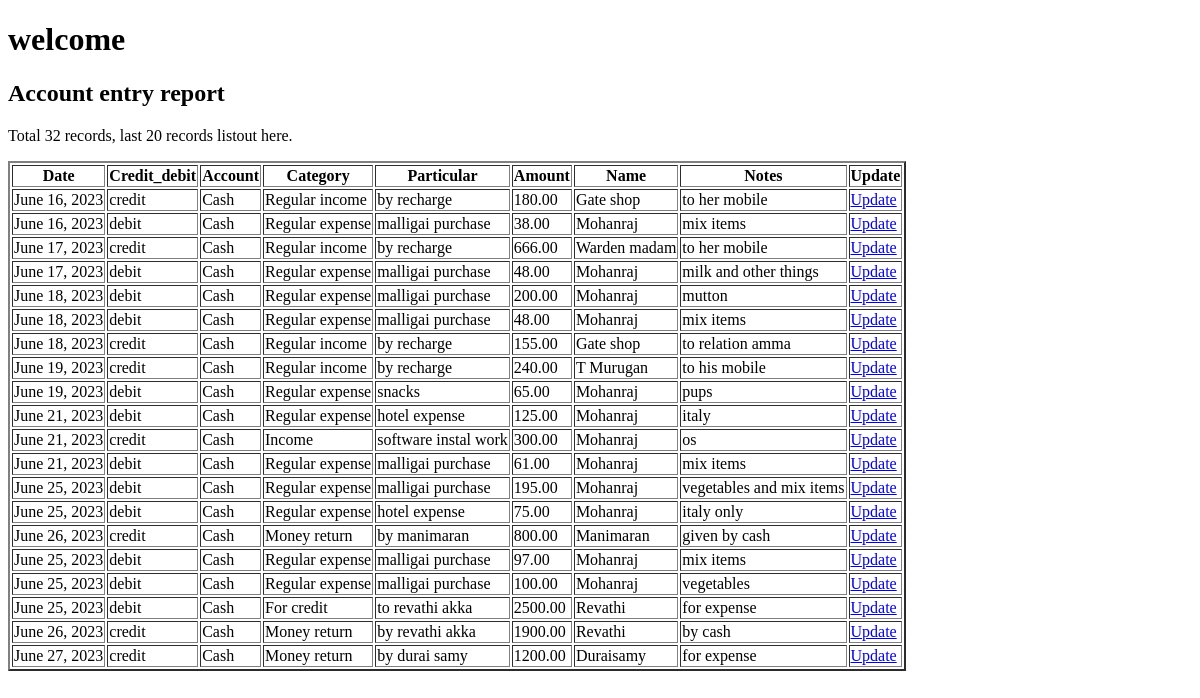
Before: /account_entry_report/ with the older database file.
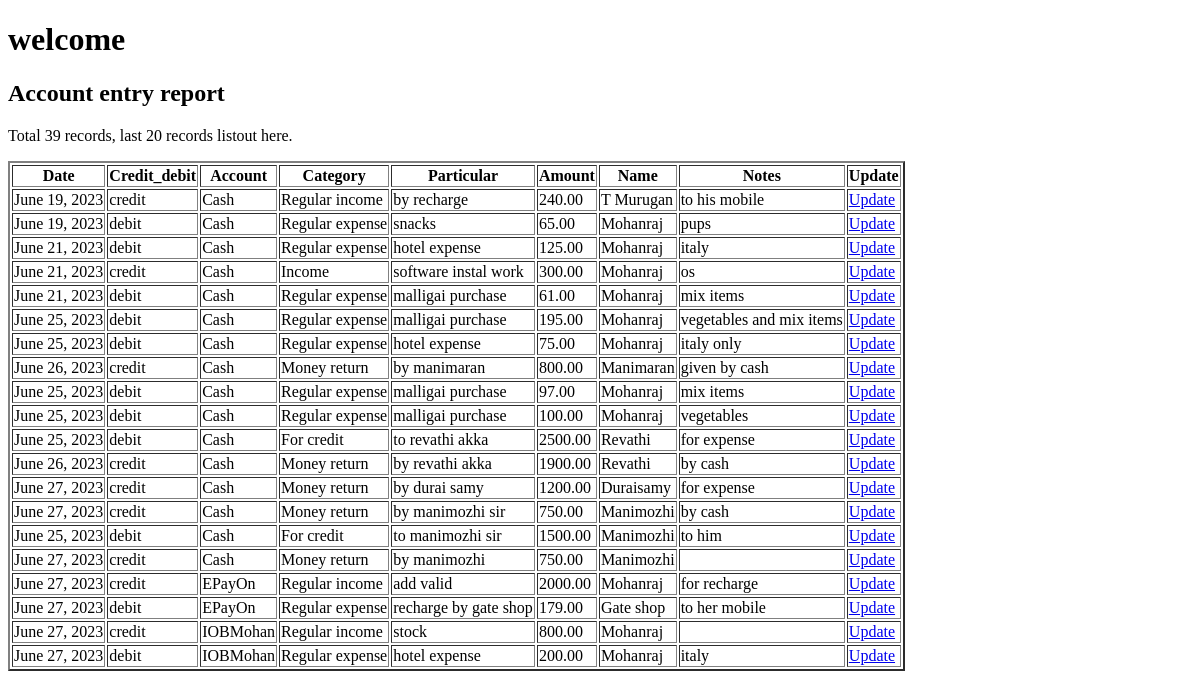
After: the same page with the newer database file.
### account_entry/models.py (models this page shows)
class account_database(models.Model):
    date = models.DateField()
    credit_debit = models.CharField(max_length=50)
    category = models.CharField(max_length=200)
    account = models.CharField(max_length=200)
    particular = models.CharField(max_length=200)
    name = models.CharField(max_length=200)
    amount = models.DecimalField(max_digits=10, decimal_places=2,default=0)
    notes = models.CharField(max_length=200, blank=True)

### account_entry/views.py (the view)
# urls.py: path('account_entry_report/', views.account_entry_report),
def account_entry_report(request):
    count = 0
    account_listCount = account_database.objects.all().values()
    for coun in account_listCount:
        count = count + 1
    account_list = account_database.objects.all().values()[count-20:]
    context = {"account": account_list, "coun": count}
    return render(request, "accountEntryDatabase.html", context)

### account_entry/templates/accountEntryDatabase.html (shortened to what this page needs)
<!DOCTYPE html>
<html>
<head>
</head>
<body>
<h1>welcome</h1>
<h2>Account entry report</h2>
<p>Total {{ coun }} records, last 20 records listout here.</p>
<table border= "2pt">
<tr>
<th>Date</th>
<th>Credit_debit</th>
<th>Account</th>
<th>Category</th>
<th>Particular</th>
<th>Amount</th>
<th>Name</th>
<th>Notes</th>
<th>Update</th>
</tr>
{% for x in account %}
<tr>
<td>{{ x.date }}</td>
<td>{{ x.credit_debit }}</td>
<td>{{ x.account }}</td>
<td>{{ x.category }}</td>
<td>{{ x.particular }}</td>
<td>{{ x.amount }}</td>
<td>{{ x.name}}</td>
<td>{{ x.notes }}</td>
<td><a href="daily_account_entry_update/{{ x.id }}">Update</a></td>
</tr>
{% endfor %}
</table>
</body>
</html>

Changed rows visible on the page:
no longer on this page (row unchanged): account_database: date "June 16, 2023", credit_debit "credit", account "Cash", category "Regular income", particular "by recharge", amount "180.00", name "Gate shop", notes "to her mobile"
no longer on this page (row unchanged): account_database: date "June 16, 2023", credit_debit "debit", account "Cash", category "Regular expense", particular "malligai purchase", amount "38.00", name "Mohanraj", notes "mix items"
no longer on this page (row unchanged): account_database: date "June 17, 2023", credit_debit "credit", account "Cash", category "Regular income", particular "by recharge", amount "666.00", name "Warden madam", notes "to her mobile"
no longer on this page (row unchanged): account_database: date "June 17, 2023", credit_debit "debit", account "Cash", category "Regular expense", particular "malligai purchase", amount "48.00", name "Mohanraj", notes "milk and other things"
no longer on this page (row unchanged): account_database: date "June 18, 2023", credit_debit "debit", account "Cash", category "Regular expense", particular "malligai purchase", amount "200.00", name "Mohanraj", notes "mutton"
no longer on this page (row unchanged): account_database: date "June 18, 2023", credit_debit "debit", account "Cash", category "Regular expense", particular "malligai purchase", amount "48.00", name "Mohanraj", notes "mix items"
no longer on this page (row unchanged): account_database: date "June 18, 2023", credit_debit "credit", account "Cash", category "Regular income", particular "by recharge", amount "155.00", name "Gate shop", notes "to relation amma"
added account_database: date "June 27, 2023", credit_debit "credit", account "Cash", category "Money return", particular "by manimozhi sir", amount "750.00", name "Manimozhi", notes "by cash"
added account_database: date "June 25, 2023", credit_debit "debit", account "Cash", category "For credit", particular "to manimozhi sir", amount "1500.00", name "Manimozhi", notes "to him"
added account_database: date "June 27, 2023", credit_debit "credit", account "Cash", category "Money return", particular "by manimozhi", amount "750.00", name "Manimozhi"
added account_database: date "June 27, 2023", credit_debit "credit", account "EPayOn", category "Regular income", particular "add valid", amount "2000.00", name "Mohanraj", notes "for recharge"
added account_database: date "June 27, 2023", credit_debit "debit", account "EPayOn", category "Regular expense", particular "recharge by gate shop", amount "179.00", name "Gate shop", notes "to her mobile"
added account_database: date "June 27, 2023", credit_debit "credit", account "IOBMohan", category "Regular income", particular "stock", amount "800.00", name "Mohanraj"
added account_database: date "June 27, 2023", credit_debit "debit", account "IOBMohan", category "Regular expense", particular "hotel expense", amount "200.00", name "Mohanraj", notes "italy"
Other visible differences:
{{ coun }}: "32" → "39"
